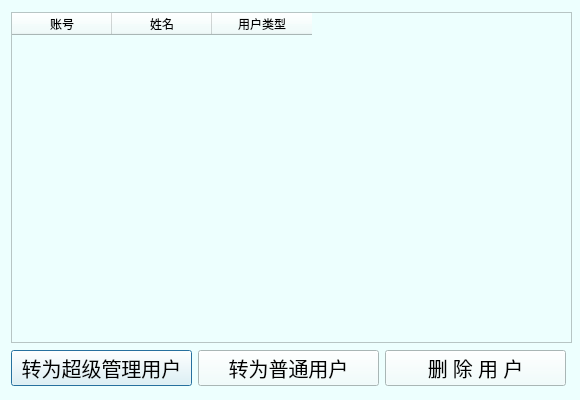
<?xml version="1.0" encoding="UTF-8"?>
<ui version="4.0">
 <class>Dialog</class>
 <widget class="QDialog" name="Dialog">
  <property name="geometry">
   <rect>
    <x>0</x>
    <y>0</y>
    <width>580</width>
    <height>400</height>
   </rect>
  </property>
  <property name="sizePolicy">
   <sizepolicy hsizetype="Fixed" vsizetype="Fixed">
    <horstretch>0</horstretch>
    <verstretch>0</verstretch>
   </sizepolicy>
  </property>
  <property name="minimumSize">
   <size>
    <width>580</width>
    <height>400</height>
   </size>
  </property>
  <property name="maximumSize">
   <size>
    <width>580</width>
    <height>400</height>
   </size>
  </property>
  <property name="windowTitle">
   <string>管理用户</string>
  </property>
  <property name="styleSheet">
   <string notr="true">background-color: rgb(237, 255, 254);</string>
  </property>
  <layout class="QVBoxLayout" name="verticalLayout">
   <item>
    <widget class="QTableWidget" name="tableWidget">
     <property name="sizePolicy">
      <sizepolicy hsizetype="Fixed" vsizetype="Fixed">
       <horstretch>0</horstretch>
       <verstretch>0</verstretch>
      </sizepolicy>
     </property>
     <property name="minimumSize">
      <size>
       <width>561</width>
       <height>331</height>
      </size>
     </property>
     <property name="maximumSize">
      <size>
       <width>561</width>
       <height>331</height>
      </size>
     </property>
     <property name="editTriggers">
      <set>QAbstractItemView::NoEditTriggers</set>
     </property>
     <property name="selectionBehavior">
      <enum>QAbstractItemView::SelectRows</enum>
     </property>
     <property name="columnCount">
      <number>3</number>
     </property>
     <attribute name="horizontalHeaderCascadingSectionResizes">
      <bool>true</bool>
     </attribute>
     <attribute name="horizontalHeaderShowSortIndicator" stdset="0">
      <bool>false</bool>
     </attribute>
     <attribute name="horizontalHeaderStretchLastSection">
      <bool>false</bool>
     </attribute>
     <attribute name="verticalHeaderCascadingSectionResizes">
      <bool>false</bool>
     </attribute>
     <attribute name="verticalHeaderShowSortIndicator" stdset="0">
      <bool>false</bool>
     </attribute>
     <attribute name="verticalHeaderStretchLastSection">
      <bool>false</bool>
     </attribute>
     <column>
      <property name="text">
       <string>账号</string>
      </property>
     </column>
     <column>
      <property name="text">
       <string>姓名</string>
      </property>
     </column>
     <column>
      <property name="text">
       <string>用户类型</string>
      </property>
     </column>
    </widget>
   </item>
   <item>
    <layout class="QHBoxLayout" name="horizontalLayout">
     <item>
      <widget class="QPushButton" name="superUserButton">
       <property name="sizePolicy">
        <sizepolicy hsizetype="Fixed" vsizetype="Fixed">
         <horstretch>0</horstretch>
         <verstretch>0</verstretch>
        </sizepolicy>
       </property>
       <property name="minimumSize">
        <size>
         <width>181</width>
         <height>36</height>
        </size>
       </property>
       <property name="maximumSize">
        <size>
         <width>181</width>
         <height>36</height>
        </size>
       </property>
       <property name="font">
        <font>
         <family>宋体</family>
         <pointsize>15</pointsize>
        </font>
       </property>
       <property name="text">
        <string>转为超级管理用户</string>
       </property>
      </widget>
     </item>
     <item>
      <widget class="QPushButton" name="ordinaryUserButton">
       <property name="sizePolicy">
        <sizepolicy hsizetype="Fixed" vsizetype="Fixed">
         <horstretch>0</horstretch>
         <verstretch>0</verstretch>
        </sizepolicy>
       </property>
       <property name="minimumSize">
        <size>
         <width>181</width>
         <height>36</height>
        </size>
       </property>
       <property name="maximumSize">
        <size>
         <width>181</width>
         <height>36</height>
        </size>
       </property>
       <property name="font">
        <font>
         <family>宋体</family>
         <pointsize>15</pointsize>
        </font>
       </property>
       <property name="text">
        <string>转为普通用户</string>
       </property>
      </widget>
     </item>
     <item>
      <widget class="QPushButton" name="deleteUserButton">
       <property name="sizePolicy">
        <sizepolicy hsizetype="Fixed" vsizetype="Fixed">
         <horstretch>0</horstretch>
         <verstretch>0</verstretch>
        </sizepolicy>
       </property>
       <property name="minimumSize">
        <size>
         <width>181</width>
         <height>36</height>
        </size>
       </property>
       <property name="maximumSize">
        <size>
         <width>181</width>
         <height>36</height>
        </size>
       </property>
       <property name="font">
        <font>
         <family>宋体</family>
         <pointsize>15</pointsize>
        </font>
       </property>
       <property name="text">
        <string>删 除 用 户</string>
       </property>
      </widget>
     </item>
    </layout>
   </item>
  </layout>
 </widget>
 <resources/>
 <connections>
  <connection>
   <sender>deleteUserButton</sender>
   <signal>clicked()</signal>
   <receiver>Dialog</receiver>
   <slot>deleteUser()</slot>
   <hints>
    <hint type="sourcelabel">
     <x>546</x>
     <y>360</y>
    </hint>
    <hint type="destinationlabel">
     <x>556</x>
     <y>385</y>
    </hint>
   </hints>
  </connection>
  <connection>
   <sender>superUserButton</sender>
   <signal>clicked()</signal>
   <receiver>Dialog</receiver>
   <slot>superUser()</slot>
   <hints>
    <hint type="sourcelabel">
     <x>126</x>
     <y>362</y>
    </hint>
    <hint type="destinationlabel">
     <x>146</x>
     <y>384</y>
    </hint>
   </hints>
  </connection>
  <connection>
   <sender>ordinaryUserButton</sender>
   <signal>clicked()</signal>
   <receiver>Dialog</receiver>
   <slot>ordinaryUser()</slot>
   <hints>
    <hint type="sourcelabel">
     <x>299</x>
     <y>351</y>
    </hint>
    <hint type="destinationlabel">
     <x>333</x>
     <y>385</y>
    </hint>
   </hints>
  </connection>
  <connection>
   <sender>tableWidget</sender>
   <signal>itemClicked(QTableWidgetItem*)</signal>
   <receiver>Dialog</receiver>
   <slot>getStudentInfo()</slot>
   <hints>
    <hint type="sourcelabel">
     <x>537</x>
     <y>164</y>
    </hint>
    <hint type="destinationlabel">
     <x>576</x>
     <y>159</y>
    </hint>
   </hints>
  </connection>
 </connections>
 <slots>
  <slot>deleteUser()</slot>
  <slot>superUser()</slot>
  <slot>ordinaryUser()</slot>
  <slot>getStudentInfo()</slot>
 </slots>
</ui>
